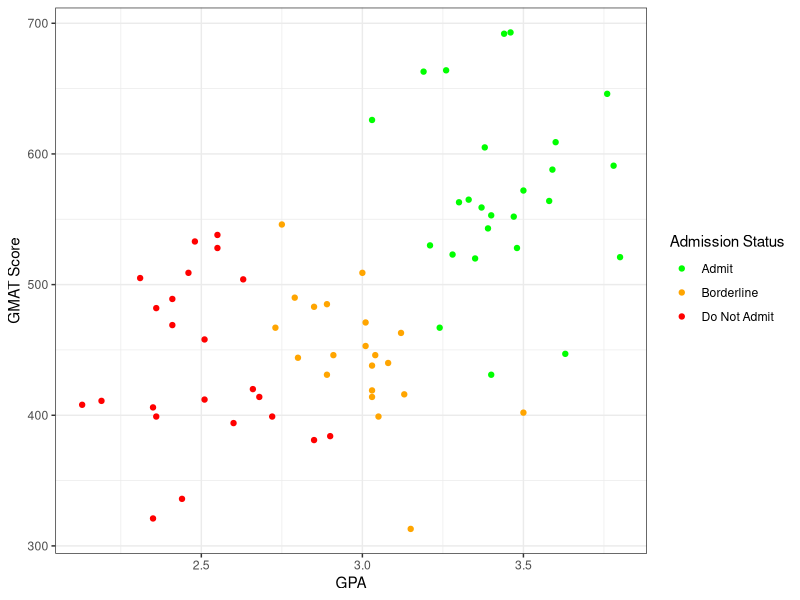
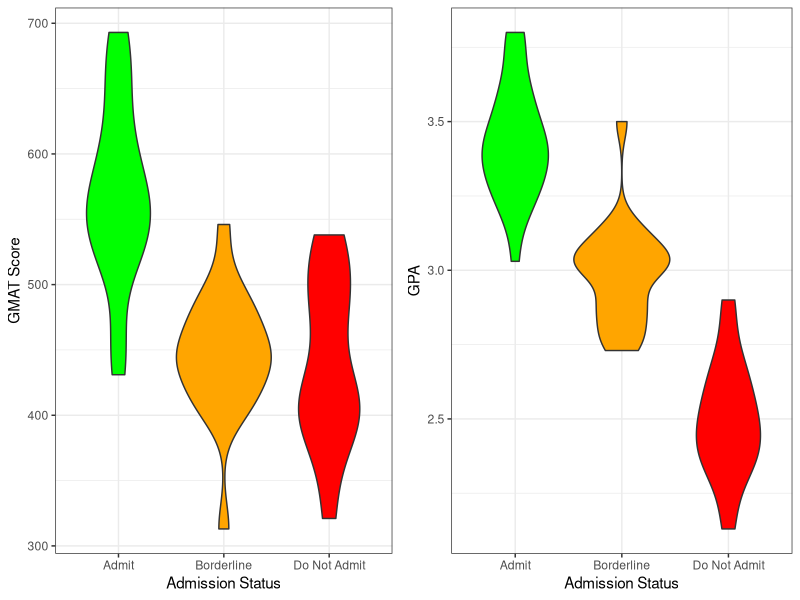
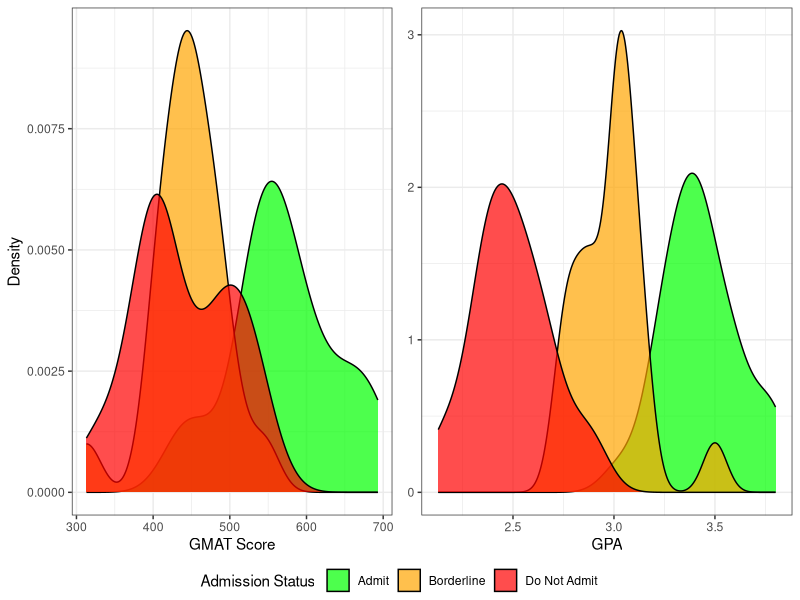

These figures' R source, in order: (Note: this script raises an error after producing the figures.)
## ---- chunk 1
library(MASS) # For LDA and QDA
library(caret) # For Confusion Matrix
library(ggplot2)
library(class)
library(tidyverse)
library(gridExtra)
library(ggpubr) # For plotting histograms with common legend
library(pROC) 
## ---- chunk 2


admission <- read.csv("admission.csv")


str(admission)
admission$De <- as.factor(admission$De)

# Split into training and testing sets
admission_test <- admission %>% 
  group_by(De) %>% 
  slice_head(n=5)

admission_train <- anti_join(admission, admission_test)

summary(admission_train)

# Scatter plot of GMAT vs GPA
ggplot(admission_train, aes(x=GPA, y=GMAT, col=De)) +
  geom_point() + 
  scale_color_manual("Admission Status",values=c("green", 'orange', "red"),
                    labels=c("Admit", "Borderline", "Do Not Admit")) +
  xlab("GPA") +
  ylab("GMAT Score") +
  theme_bw()

# Violin plots: GPA and GMAT vs admission status 
create_violin_plot <- function(data, y_var, y_label=y_var) {
  ggplot(data, aes(x = De, y = .data[[y_var]], fill = De)) +
    geom_violin() +
    scale_fill_manual(values = c("green", "orange", "red")) +
    guides(fill = "none") +
    xlab("Admission Status") +
    ylab(y_label) +
    scale_x_discrete(labels = c("Admit", "Borderline", "Do Not Admit")) +
    theme_bw()
}

gmat_vs_status <- create_violin_plot(admission_train, "GMAT", "GMAT Score")
gpa_vs_status <- create_violin_plot(admission_train, "GPA")
grid.arrange(gmat_vs_status, gpa_vs_status, nrow = 1, ncol = 2)

# Density plots
create_density <- function(data, xvar, xlabel = xvar) {
  p <- ggplot(data, aes(x = .data[[xvar]], fill = De)) +
    geom_density(alpha=0.7) +
    scale_fill_manual(
      name = "Admission Status",
      values = c("green", "orange", "red"), 
      labels = c("Admit", "Borderline", "Do Not Admit")
    ) +
    xlab(xlabel) +
    ylab("Density") +
    theme_bw() 
}

# Only need one y-label and one legend
gpa_density <- create_density(admission_train, "GPA") + theme(axis.title.y=element_blank())
gmat_density <- create_density(admission_train, "GMAT", "GMAT Score")

ggarrange(gmat_density, gpa_density, ncol=2, nrow=1, 
          common.legend = TRUE, legend="bottom")
## ---- chunk 3
print(names(train_preds))
## ---- chunk 4
#b)





#Linear Discriminant Analysis on Training Data
vector <- c(-c(28,29,30,31,56,57,58,59,82,83,84,85))
#eliminates last 4 observations of each of the 3 groups
lda_model <- lda(De ~ GMAT + GPA, data=admission, subset = vector)
#LDA with training data

lda_test_pred <- predict(lda_model, admission_test)
lda_test_class <- lda_test_pred$class
De_test <-admission_test$De
table(lda_test_class, De_test)
#LDA Confusion Table for Test Data

Fraction_correct_test_predictions <- mean(lda_test_class == De_test)
misclassification_rate_test_LDA <- 1 - Fraction_correct_test_predictions
misclassification_rate_test_LDA
#Overall LDA misclassification rate for Test Data

lda_train_pred <- predict(lda_model, admission_train)
lda_train_class <- lda_train_pred$class
De_train <- admission_train$De
table(lda_train_class, De_train)
#LDA Confusion Table for Training Data

Fraction_correct_train_predictions <- mean(lda_train_class == De_train)
misclassification_rate_train_LDA <- 1 - Fraction_correct_train_predictions
misclassification_rate_train_LDA
#Overall LDA misclassification rate for Training Data


##### plot LDA desicion boundary line



#c)

#Quadratic Discriminant Analysis on Training data
qda_model <- qda(De ~ GMAT + GPA, data=admission, subset = vector)
#QDA with training data

qda_test_pred <- predict(qda_model, admission_test)
qda_test_class <- qda_test_pred$class
table(qda_test_class, De_test) 
#QDA Confusion Table for Test Data

Fraction_correct_test_predictions_QDA <- mean(qda_test_class == De_test)
misclassification_rate_test_QDA <- 1 - Fraction_correct_test_predictions_QDA
misclassification_rate_test_QDA
#Overall QDA misclassification rate for Test Data

qda_train_pred <- predict(qda_model, admission_train)
qda_train_class <- qda_train_pred$class
table(qda_train_class, De_train)
#QDA Confusion Table for Training Data

Fraction_correct_train_predictions_QDA <- mean(qda_train_class == De_train)
misclassification_rate_train_QDA <- 1 - Fraction_correct_train_predictions_QDA
misclassification_rate_train_QDA
#Overall QDA misclassification rate for Training Data


##### plot QDA desicion boundary line

## ---- chunk 5
# # lda with test data
# lda.fit <- lda(De ~ GPA + GMAT, data = admission_train)
# 
# lda.pred_test <- predict(lda.fit, admission_test)
# lda.class_test <- lda.pred_test$class
# 
# # confusion matrix
# conf_matrix_ldatest <- confusionMatrix(admission_test$De, lda.class_test)
# conf_matrix_ldatest
# 
# # str(conf_matrix_ldatest) look at this to do some of the steps below
# 
# #extracting sensitivities, specificities, and overall accuracy
# sensitivities_ldatest <- conf_matrix_ldatest$byClass[,"Sensitivity"]
# specificities_ldatest <- conf_matrix_ldatest$byClass[,"Specificity"]
# 
# overall_accuracy_ldatest <- conf_matrix_ldatest$overall["Accuracy"]
# 
# # the overall error rate is 1 - overall accuracy
# overall_error_rate_ldatest <- 1 - overall_accuracy_ldatest
# 
# cat("sensitivity for each class:", sensitivities_ldatest, "\n")
# cat("specificity for each class:", specificities_ldatest, "\n")
# 
# cat("avg of the sensitivities:", mean(sensitivities_ldatest), "\n")
# cat("avg of the specificities:", mean(specificities_ldatest), "\n")
# cat("overall error rate:", overall_error_rate_ldatest)
## ---- chunk 6
# # lda with training data
# lda.pred_train <- predict(lda.fit, admission_train)
# lda.class_train <- lda.pred_train$class
# 
# # confusion matrix
# conf_matrix_ldatrain <- confusionMatrix(admission_train$De, lda.class_train)
# conf_matrix_ldatrain
# 
# # extracting sensitivities, specificities, and overall accuracy
# sensitivities_ldatrain <- conf_matrix_ldatrain$byClass[,"Sensitivity"]
# specificities_ldatrain <- conf_matrix_ldatrain$byClass[,"Specificity"]
# 
# overall_accuracy_ldatrain <- conf_matrix_ldatrain$overall["Accuracy"]
# 
# # the overall error rate is 1 - overall accuracy
# overall_error_rate_ldatrain <- 1 - overall_accuracy_ldatrain
# 
# cat("sensitivity for each class:", sensitivities_ldatrain, "\n")
# cat("specificity for each class:", specificities_ldatrain, "\n")
# 
# cat("avg of the sensitivities:", mean(sensitivities_ldatrain), "\n")
# cat("avg of the specificities:", mean(specificities_ldatrain), "\n")
# cat("overall error rate:", overall_error_rate_ldatrain)
## ---- chunk 7
# # qda with test data
# qda.fit <- qda(De ~ GPA + GMAT, data = admission_train)
# 
# qda.pred_test <- predict(qda.fit, admission_test)
# qda.class_test <- qda.pred_test$class
# 
# # confusion matrix
# conf_matrix_qdatest <- confusionMatrix(admission_test$De, qda.class_test)
# conf_matrix_qdatest
# 
# # str(conf_matrix_qdatest) look at this to do some of the steps below
# 
# # extracting sensitivities, specificities, and overall accuracy
# sensitivities_qdatest <- conf_matrix_qdatest$byClass[,"Sensitivity"]
# specificities_qdatest <- conf_matrix_qdatest$byClass[,"Specificity"]
# 
# overall_accuracy_qdatest <- conf_matrix_qdatest$overall["Accuracy"]
# 
# # the overall error rate is 1 - overall accuracy
# overall_error_rate_qdatest <- 1 - overall_accuracy_qdatest
# 
# cat("sensitivity for each class:", sensitivities_qdatest, "\n")
# cat("specificity for each class:", specificities_qdatest, "\n")
# 
# cat("avg of the sensitivities:", mean(sensitivities_qdatest), "\n")
# cat("avg of the specificities:", mean(specificities_qdatest), "\n")
# cat("overall error rate:", overall_error_rate_qdatest)
## ---- chunk 8
# # qda with training data
# qda.pred_train <- predict(qda.fit, admission_train)
# qda.class_train <- qda.pred_train$class
# 
# # confusion matrix
# conf_matrix_qdatrain <- confusionMatrix(admission_train$De, qda.class_train)
# conf_matrix_qdatrain
# 
# # extracting sensitivities, specificities, and overall accuracy
# sensitivities_qdatrain <- conf_matrix_qdatrain$byClass[,"Sensitivity"]
# specificities_qdatrain <- conf_matrix_qdatrain$byClass[,"Specificity"]
# 
# overall_accuracy_qdatrain <- conf_matrix_qdatrain$overall["Accuracy"]
# 
# # the overall error rate is 1 - overall accuracy
# overall_error_rate_qdatrain <- 1 - overall_accuracy_qdatrain
# 
# cat("sensitivity for each class:", sensitivities_qdatrain, "\n")
# cat("specificity for each class:", specificities_qdatrain, "\n")
# 
# cat("avg of the sensitivities:", mean(sensitivities_qdatrain), "\n")
# cat("avg of the specificities:", mean(specificities_qdatrain), "\n")
# cat("overall error rate:", overall_error_rate_qdatrain)
## ---- chunk 9
set.seed(70)

admission <- read.csv("admission.csv")
admission$De <- as.factor(admission$De)

admission_train <- anti_join(admission, admission_test)

train_X <- as.matrix(admission_train[, c('GPA', 'GMAT')])
train_X <- scale(train_X)
train_Y <- admission_train$De

test_X <- as.matrix(admission_test[, c('GPA', 'GMAT')])
test_X <- scale(test_X)
test_Y <- admission_test$De

# Calculates error and predictions (can use on either train
# or test data, in case we want to plot train and test error rates together)
calc_knn_error <- function(num_neighbors, train_obs, test_obs, train_labels, 
                           test_labels){
  knn_model <- knn3(train_obs, train_labels, k = num_neighbors)
  knn_pred <- predict(knn_model, test_obs, type = "class")  
  err <- 1 - mean(test_labels == knn_pred)
  return(err)
}

test_error_rates <- numeric(nrow(admission_train))
for (i in 1:nrow(admission_train)) {
  test_error_rates[i] <- calc_knn_error(num_neighbors=i, train_obs = train_X, 
                           test_obs=test_X, train_labels=train_Y, 
                           test_labels=test_Y)
}

plot(test_error_rates)
optimal_k <- which.min(test_error_rates)

# Train k-NN model with optimal k
knn_model <- knn3(train_X, train_Y, k = optimal_k)

# Get predicted class probabilities
knn_train_probs <- predict(knn_model, train_X, type = "prob")
knn_test_probs <- predict(knn_model, test_X, type = "prob")

# Get predicted class labels
knn_train_out <- predict(knn_model, train_X, type = "class")
knn_test_out <- predict(knn_model, test_X, type = "class")

# Automate extraction of performance metrics and confusion matrix
get_perf_metrics <- function(probs, pred, ground_truth){
  cm <- table(True_Status=ground_truth, Predicted_Status=pred)
  # Use this to get sensitivities and specificities
  cm <- confusionMatrix(cm, positive="1")
  sensitivities <- cm$byClass[,"Sensitivity"]
  specificities <- cm$byClass[,"Specificity"]
  overall_accuracy <- cm$overall["Accuracy"]
  overall_error_rate <- 1 - overall_accuracy
  mean_sens <- mean(sensitivities)
  mean_spec <- mean(specificities)
  
  # Calculate the AUC
  auc <- multiclass.roc(ground_truth, probs)$auc
  
  # Put the results into a table
  result_vector <- c(sensitivities, mean_sens, 
                     specificities, mean_spec, 
                     overall_accuracy, overall_error_rate, 
                     auc)
  
  row_names <- c(paste0(names(sensitivities), " Sensitivity"),
                 "Mean Sensitivity",
                 paste0(names(specificities), " Specificity"),
                 "Mean Specificity",
                 "Overall Accuracy", 
                 "Overall Error Rate", 
                 "AUC")
  
  result_df <- data.frame(Metric = row_names, Value = result_vector)
  
  # Return confusion matrix and results table as list
  results <- list(Confusion_Matrix=cm$table, Metrics=result_df)
  return(results)
}

# Train Performance Metrics 
train_metrics <- get_perf_metrics(knn_train_probs, knn_train_out, train_Y)
train_metrics

# Test Performance Metrics
test_metrics <- get_perf_metrics(knn_test_probs, knn_test_out, test_Y)
test_metrics
